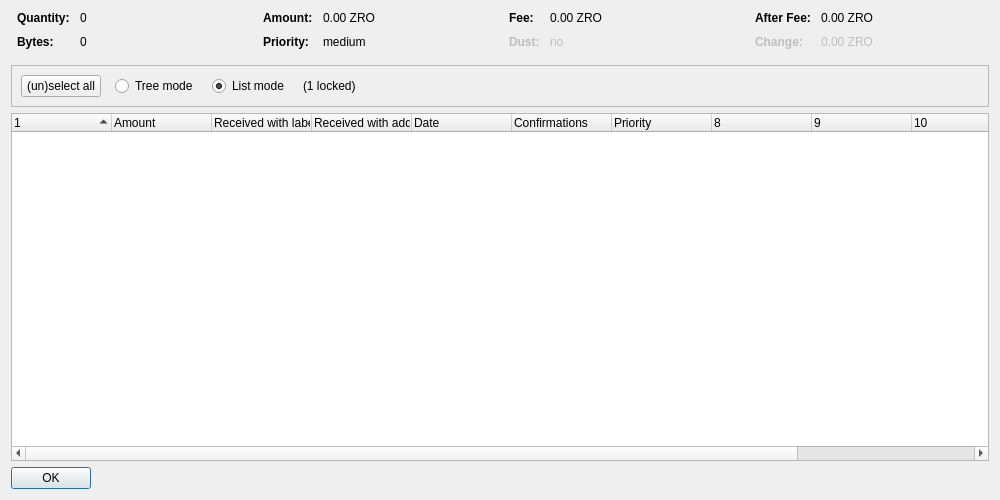
<?xml version="1.0" encoding="UTF-8"?>
<ui version="4.0">
 <class>CoinControlDialog</class>
 <widget class="QDialog" name="CoinControlDialog">
  <property name="geometry">
   <rect>
    <x>0</x>
    <y>0</y>
    <width>1000</width>
    <height>500</height>
   </rect>
  </property>
  <property name="windowTitle">
   <string>Coin Selection</string>
  </property>
  <layout class="QVBoxLayout" name="verticalLayout">
   <item>
    <layout class="QHBoxLayout" name="horizontalLayoutTop" stretch="0,0,0,0">
     <property name="topMargin">
      <number>0</number>
     </property>
     <property name="bottomMargin">
      <number>10</number>
     </property>
     <item>
      <layout class="QFormLayout" name="formLayoutCoinControl1">
       <property name="horizontalSpacing">
        <number>10</number>
       </property>
       <property name="verticalSpacing">
        <number>10</number>
       </property>
       <property name="leftMargin">
        <number>6</number>
       </property>
       <property name="rightMargin">
        <number>6</number>
       </property>
       <item row="0" column="0">
        <widget class="QLabel" name="labelCoinControlQuantityText">
         <property name="font">
          <font>
           <weight>75</weight>
           <bold>true</bold>
          </font>
         </property>
         <property name="text">
          <string>Quantity:</string>
         </property>
        </widget>
       </item>
       <item row="0" column="1">
        <widget class="QLabel" name="labelCoinControlQuantity">
         <property name="cursor">
          <cursorShape>IBeamCursor</cursorShape>
         </property>
         <property name="contextMenuPolicy">
          <enum>Qt::ActionsContextMenu</enum>
         </property>
         <property name="text">
          <string notr="true">0</string>
         </property>
         <property name="textInteractionFlags">
          <set>Qt::LinksAccessibleByMouse|Qt::TextSelectableByKeyboard|Qt::TextSelectableByMouse</set>
         </property>
        </widget>
       </item>
       <item row="1" column="0">
        <widget class="QLabel" name="labelCoinControlBytesText">
         <property name="font">
          <font>
           <weight>75</weight>
           <bold>true</bold>
          </font>
         </property>
         <property name="text">
          <string>Bytes:</string>
         </property>
        </widget>
       </item>
       <item row="1" column="1">
        <widget class="QLabel" name="labelCoinControlBytes">
         <property name="cursor">
          <cursorShape>IBeamCursor</cursorShape>
         </property>
         <property name="contextMenuPolicy">
          <enum>Qt::ActionsContextMenu</enum>
         </property>
         <property name="text">
          <string notr="true">0</string>
         </property>
         <property name="textInteractionFlags">
          <set>Qt::LinksAccessibleByMouse|Qt::TextSelectableByKeyboard|Qt::TextSelectableByMouse</set>
         </property>
        </widget>
       </item>
      </layout>
     </item>
     <item>
      <layout class="QFormLayout" name="formLayoutCoinControl2">
       <property name="horizontalSpacing">
        <number>10</number>
       </property>
       <property name="verticalSpacing">
        <number>10</number>
       </property>
       <property name="leftMargin">
        <number>6</number>
       </property>
       <property name="rightMargin">
        <number>6</number>
       </property>
       <item row="0" column="0">
        <widget class="QLabel" name="labelCoinControlAmountText">
         <property name="font">
          <font>
           <weight>75</weight>
           <bold>true</bold>
          </font>
         </property>
         <property name="text">
          <string>Amount:</string>
         </property>
        </widget>
       </item>
       <item row="0" column="1">
        <widget class="QLabel" name="labelCoinControlAmount">
         <property name="cursor">
          <cursorShape>IBeamCursor</cursorShape>
         </property>
         <property name="contextMenuPolicy">
          <enum>Qt::ActionsContextMenu</enum>
         </property>
         <property name="text">
          <string notr="true">0.00 ZRO</string>
         </property>
         <property name="textInteractionFlags">
          <set>Qt::LinksAccessibleByMouse|Qt::TextSelectableByKeyboard|Qt::TextSelectableByMouse</set>
         </property>
        </widget>
       </item>
       <item row="1" column="0">
        <widget class="QLabel" name="labelCoinControlPriorityText">
         <property name="font">
          <font>
           <weight>75</weight>
           <bold>true</bold>
          </font>
         </property>
         <property name="text">
          <string>Priority:</string>
         </property>
        </widget>
       </item>
       <item row="1" column="1">
        <widget class="QLabel" name="labelCoinControlPriority">
         <property name="cursor">
          <cursorShape>IBeamCursor</cursorShape>
         </property>
         <property name="contextMenuPolicy">
          <enum>Qt::ActionsContextMenu</enum>
         </property>
         <property name="text">
          <string notr="true">medium</string>
         </property>
         <property name="textInteractionFlags">
          <set>Qt::LinksAccessibleByMouse|Qt::TextSelectableByKeyboard|Qt::TextSelectableByMouse</set>
         </property>
        </widget>
       </item>
      </layout>
     </item>
     <item>
      <layout class="QFormLayout" name="formLayoutCoinControl3">
       <property name="horizontalSpacing">
        <number>10</number>
       </property>
       <property name="verticalSpacing">
        <number>10</number>
       </property>
       <property name="leftMargin">
        <number>6</number>
       </property>
       <property name="rightMargin">
        <number>6</number>
       </property>
       <item row="0" column="0">
        <widget class="QLabel" name="labelCoinControlFeeText">
         <property name="font">
          <font>
           <weight>75</weight>
           <bold>true</bold>
          </font>
         </property>
         <property name="text">
          <string>Fee:</string>
         </property>
        </widget>
       </item>
       <item row="0" column="1">
        <widget class="QLabel" name="labelCoinControlFee">
         <property name="cursor">
          <cursorShape>IBeamCursor</cursorShape>
         </property>
         <property name="contextMenuPolicy">
          <enum>Qt::ActionsContextMenu</enum>
         </property>
         <property name="text">
          <string notr="true">0.00 ZRO</string>
         </property>
         <property name="textInteractionFlags">
          <set>Qt::LinksAccessibleByMouse|Qt::TextSelectableByKeyboard|Qt::TextSelectableByMouse</set>
         </property>
        </widget>
       </item>
       <item row="1" column="0">
        <widget class="QLabel" name="labelCoinControlLowOutputText">
         <property name="enabled">
          <bool>false</bool>
         </property>
         <property name="font">
          <font>
           <weight>75</weight>
           <bold>true</bold>
          </font>
         </property>
         <property name="text">
          <string>Dust:</string>
         </property>
        </widget>
       </item>
       <item row="1" column="1">
        <widget class="QLabel" name="labelCoinControlLowOutput">
         <property name="enabled">
          <bool>false</bool>
         </property>
         <property name="cursor">
          <cursorShape>IBeamCursor</cursorShape>
         </property>
         <property name="contextMenuPolicy">
          <enum>Qt::ActionsContextMenu</enum>
         </property>
         <property name="text">
          <string notr="true">no</string>
         </property>
         <property name="textInteractionFlags">
          <set>Qt::LinksAccessibleByMouse|Qt::TextSelectableByKeyboard|Qt::TextSelectableByMouse</set>
         </property>
        </widget>
       </item>
      </layout>
     </item>
     <item>
      <layout class="QFormLayout" name="formLayoutCoinControl4">
       <property name="horizontalSpacing">
        <number>10</number>
       </property>
       <property name="verticalSpacing">
        <number>10</number>
       </property>
       <property name="leftMargin">
        <number>6</number>
       </property>
       <property name="rightMargin">
        <number>6</number>
       </property>
       <item row="0" column="0">
        <widget class="QLabel" name="labelCoinControlAfterFeeText">
         <property name="font">
          <font>
           <weight>75</weight>
           <bold>true</bold>
          </font>
         </property>
         <property name="text">
          <string>After Fee:</string>
         </property>
        </widget>
       </item>
       <item row="0" column="1">
        <widget class="QLabel" name="labelCoinControlAfterFee">
         <property name="cursor">
          <cursorShape>IBeamCursor</cursorShape>
         </property>
         <property name="contextMenuPolicy">
          <enum>Qt::ActionsContextMenu</enum>
         </property>
         <property name="text">
          <string notr="true">0.00 ZRO</string>
         </property>
         <property name="textInteractionFlags">
          <set>Qt::LinksAccessibleByMouse|Qt::TextSelectableByKeyboard|Qt::TextSelectableByMouse</set>
         </property>
        </widget>
       </item>
       <item row="1" column="0">
        <widget class="QLabel" name="labelCoinControlChangeText">
         <property name="enabled">
          <bool>false</bool>
         </property>
         <property name="font">
          <font>
           <weight>75</weight>
           <bold>true</bold>
          </font>
         </property>
         <property name="text">
          <string>Change:</string>
         </property>
        </widget>
       </item>
       <item row="1" column="1">
        <widget class="QLabel" name="labelCoinControlChange">
         <property name="enabled">
          <bool>false</bool>
         </property>
         <property name="cursor">
          <cursorShape>IBeamCursor</cursorShape>
         </property>
         <property name="contextMenuPolicy">
          <enum>Qt::ActionsContextMenu</enum>
         </property>
         <property name="text">
          <string notr="true">0.00 ZRO</string>
         </property>
         <property name="textInteractionFlags">
          <set>Qt::LinksAccessibleByMouse|Qt::TextSelectableByKeyboard|Qt::TextSelectableByMouse</set>
         </property>
        </widget>
       </item>
      </layout>
     </item>
    </layout>
   </item>
   <item>
    <widget class="QFrame" name="frame">
     <property name="minimumSize">
      <size>
       <width>0</width>
       <height>40</height>
      </size>
     </property>
     <property name="frameShape">
      <enum>QFrame::StyledPanel</enum>
     </property>
     <property name="frameShadow">
      <enum>QFrame::Sunken</enum>
     </property>
     <layout class="QHBoxLayout" name="horizontalLayout">
      <item>
       <layout class="QHBoxLayout" name="horizontalLayoutPanel" stretch="0,0,0,0,0">
        <property name="spacing">
         <number>14</number>
        </property>
        <item>
         <widget class="QPushButton" name="pushButtonSelectAll">
          <property name="sizePolicy">
           <sizepolicy hsizetype="Maximum" vsizetype="Fixed">
            <horstretch>0</horstretch>
            <verstretch>0</verstretch>
           </sizepolicy>
          </property>
          <property name="text">
           <string>(un)select all</string>
          </property>
          <property name="autoDefault">
           <bool>false</bool>
          </property>
         </widget>
        </item>
        <item>
         <widget class="QRadioButton" name="radioTreeMode">
          <property name="sizePolicy">
           <sizepolicy hsizetype="Maximum" vsizetype="Fixed">
            <horstretch>0</horstretch>
            <verstretch>0</verstretch>
           </sizepolicy>
          </property>
          <property name="text">
           <string>Tree mode</string>
          </property>
         </widget>
        </item>
        <item>
         <widget class="QRadioButton" name="radioListMode">
          <property name="sizePolicy">
           <sizepolicy hsizetype="Maximum" vsizetype="Fixed">
            <horstretch>0</horstretch>
            <verstretch>0</verstretch>
           </sizepolicy>
          </property>
          <property name="text">
           <string>List mode</string>
          </property>
          <property name="checked">
           <bool>true</bool>
          </property>
         </widget>
        </item>
        <item>
         <widget class="QLabel" name="labelLocked">
          <property name="text">
           <string notr="true">(1 locked)</string>
          </property>
         </widget>
        </item>
        <item>
         <spacer name="horizontalSpacer">
          <property name="orientation">
           <enum>Qt::Horizontal</enum>
          </property>
          <property name="sizeHint" stdset="0">
           <size>
            <width>40</width>
            <height>20</height>
           </size>
          </property>
         </spacer>
        </item>
       </layout>
      </item>
     </layout>
    </widget>
   </item>
   <item>
    <widget class="CoinControlTreeWidget" name="treeWidget">
     <property name="contextMenuPolicy">
      <enum>Qt::CustomContextMenu</enum>
     </property>
     <property name="sortingEnabled">
      <bool>false</bool>
     </property>
     <property name="columnCount">
      <number>12</number>
     </property>
     <attribute name="headerShowSortIndicator" stdset="0">
      <bool>true</bool>
     </attribute>
     <attribute name="headerStretchLastSection">
      <bool>false</bool>
     </attribute>
     <column>
      <property name="text">
       <string/>
      </property>
     </column>
     <column>
      <property name="text">
       <string>Amount</string>
      </property>
     </column>
     <column>
      <property name="text">
       <string>Received with label</string>
      </property>
     </column>
     <column>
      <property name="text">
       <string>Received with address</string>
      </property>
     </column>
     <column>
      <property name="text">
       <string>Date</string>
      </property>
     </column>
     <column>
      <property name="text">
       <string>Confirmations</string>
      </property>
      <property name="toolTip">
       <string>Confirmed</string>
      </property>
     </column>
     <column>
      <property name="text">
       <string>Priority</string>
      </property>
     </column>
     <column>
      <property name="text">
       <string/>
      </property>
     </column>
     <column>
      <property name="text">
       <string/>
      </property>
     </column>
     <column>
      <property name="text">
       <string/>
      </property>
     </column>
     <column>
      <property name="text">
       <string/>
      </property>
     </column>
     <column>
      <property name="text">
       <string/>
      </property>
     </column>
    </widget>
   </item>
   <item>
    <widget class="QDialogButtonBox" name="buttonBox">
     <property name="sizePolicy">
      <sizepolicy hsizetype="Maximum" vsizetype="Fixed">
       <horstretch>0</horstretch>
       <verstretch>0</verstretch>
      </sizepolicy>
     </property>
     <property name="orientation">
      <enum>Qt::Horizontal</enum>
     </property>
     <property name="standardButtons">
      <set>QDialogButtonBox::Ok</set>
     </property>
    </widget>
   </item>
  </layout>
 </widget>
 <customwidgets>
  <customwidget>
   <class>CoinControlTreeWidget</class>
   <extends>QTreeWidget</extends>
   <header>coincontroltreewidget.h</header>
  </customwidget>
 </customwidgets>
 <resources/>
 <connections/>
</ui>
